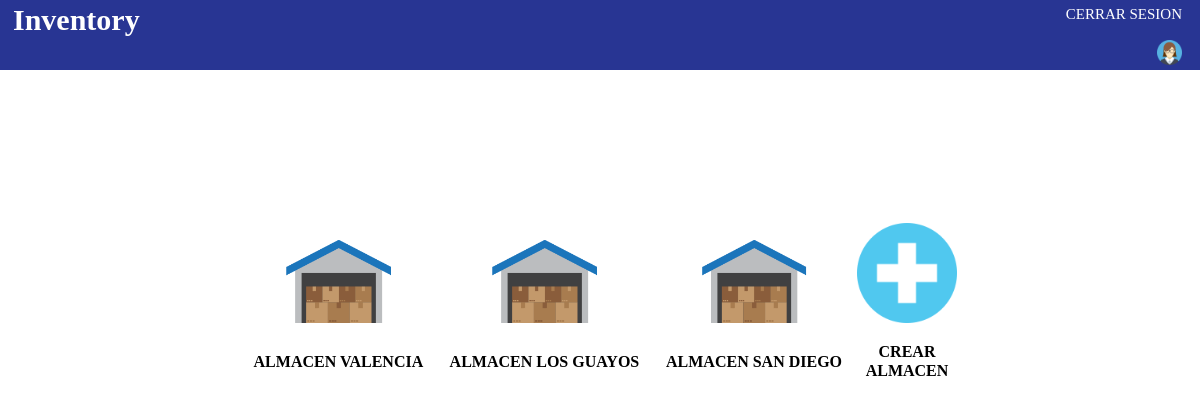
The page /almacenes.php on the database its author committed.
### tables this page shows
CREATE TABLE IF NOT EXISTS `almacen` (
  `id_almacen` int(5) UNSIGNED ZEROFILL NOT NULL AUTO_INCREMENT,
  `nombre` varchar(30) NOT NULL,
  `direccion` varchar(120) NOT NULL,
  PRIMARY KEY (`id_almacen`)
);

### almacenes.php (the view, shortened to what this page needs)
<?php
	include('conexion.php');
	$sql="SELECT * FROM almacen";
	$query=mysqli_query($link,$sql);
	$resultados=mysqli_num_rows($query);
?>
<!DOCTYPE html>
<html>
	<head>
		<link rel="stylesheet" type="text/css" href="css/normalize.css">
		<link rel="stylesheet" type="text/css" href="css/style.css">
	</head>
	<body>
		<?php
			if ($_SESSION['sexo']=='masculino') {
				include('bannerM.php');
			} else {
				include('bannerF.php');
			}
		?>
		<table align="center" border="0" id="menu">
			<?php
				if ($resultados==0) { ?>
					<tr>
						<th width="50"><a href="crearAlmacen.php"><img src="img/add_77928.png" id="icono"></a></th>
					</tr>
					<tr>
						<th>CREAR ALMACEN</th>
					</tr><?php
				} else { ?>
					<tr>
						<?php
							while ($row=mysqli_fetch_array($query)) { ?>
								<th><a href="inventarioAlmacen.php?pro=<?php print $row[1] ?>"><img src="img/Almacen.png" id="icono"></a><br><p><?php echo $row['nombre']; ?></p></th><?php
							} ?>
							<th width="50"><a href="crearAlmacen.php"><img src="img/add_77928.png" id="icono"></a><br><p>CREAR ALMACEN</p></th>
						<?php
				} ?>
		</table>
	</body>
</html>

### css/style.css (style rules this page uses)
#menu { margin-top: 150px; width: 60%; font-family: calibri; }
#icono { height: 100px; }

### rows shown on the page
almacen: nombre "ALMACEN VALENCIA"
almacen: nombre "ALMACEN LOS GUAYOS"
almacen: nombre "ALMACEN SAN DIEGO"
